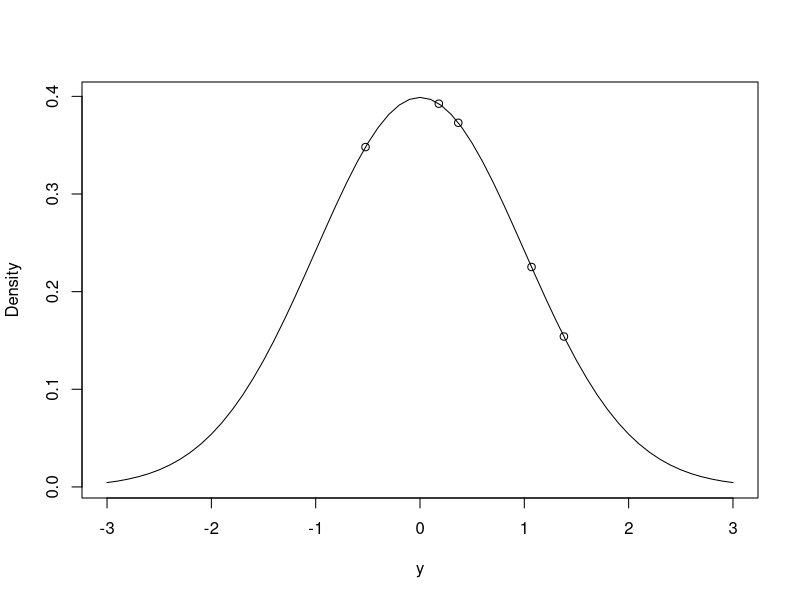
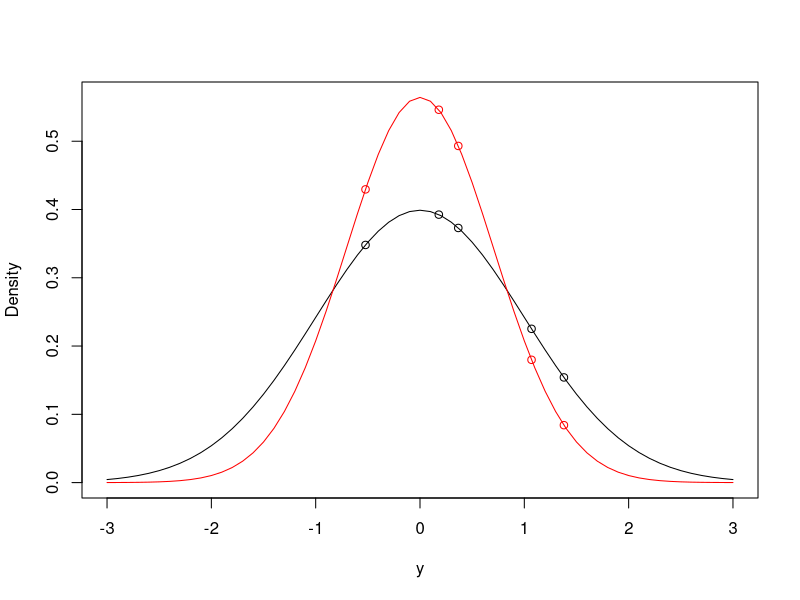
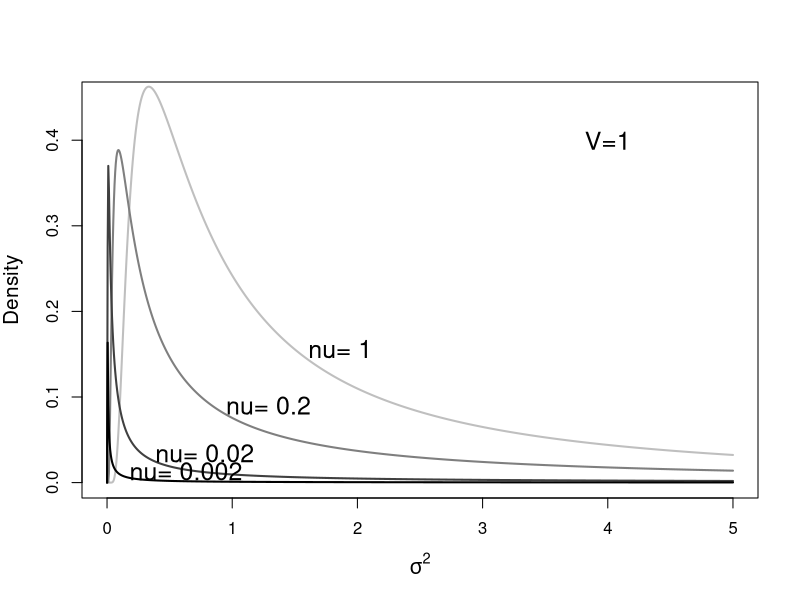

These charts were generated, in order, by the following R code: (Note: this script raises an error after producing the figures.)
## ---- chunk 1
Ndata<-data.frame(y=rnorm(5, mean=0, sd=sqrt(1)))
Ndata$y
## ---- chunk 2
possible.y<-seq(-3,3,0.1)                          # possible values of y
Probability<-dnorm(possible.y, mean=0, sd=sqrt(1)) # density of possible values 
plot(Probability~possible.y, type="l", ylab="Density", xlab="y")
Probability.y<-dnorm(Ndata$y, mean=0, sd=sqrt(1))  # density of actual values
points(Probability.y~Ndata$y)
## ---- chunk 3
prod(dnorm(Ndata$y, mean=0, sd=sqrt(1)))
## ---- chunk 4
prod(dnorm(Ndata$y, mean=0, sd=sqrt(0.5)))
## ---- chunk 5
pos.y<-seq(-3,3,0.1)
plot(dnorm(pos.y, mean=0, sd=sqrt(1))~pos.y, type="l", ylim=c(0,max(dnorm(0, mean=0, sd=sqrt(0.5)))), ylab="Density", xlab="y")
points(Ndata$y, dnorm(Ndata$y, mean=0, sd=sqrt(1)))
lines(dnorm(pos.y, mean=0, sd=sqrt(0.5))~pos.y, type="l", col="red")
points(Ndata$y, dnorm(Ndata$y, mean=0, sd=sqrt(0.5)), col="red")
## ---- chunk 6
loglik<-function(par, y){sum(dnorm(y, par[1], sqrt(par[2]), log=TRUE))}
mu<-seq(-2,2,length=100)
sigma2<-seq(0.0001,5,length=100)
L<-matrix(0,100,100)
P<-L
for(i in 1:100){
for(j in 1:100){
L[i,j]<-loglik(c(mu[i], sigma2[j]), Ndata$y)
}}
## ---- chunk 7
loglik<-function(par, y){sum(dnorm(y, par[1], sqrt(par[2]), log=TRUE))}
MLest<-optim(c(mean=0,var=1), fn=loglik, y=Ndata$y, control = list(fnscale = -1,reltol=1e-16))$par
## ---- chunk 8
MLest
## ---- chunk 9
m1a.1<-glm(y~1, data=Ndata)
summary(m1a.1)
## ---- chunk 10
MLest["var"]*(5/4)
## ---- chunk 11
xv<-seq(1e-16,5,length=1000)
plot(0, type="n", ylim=c(0,0.45), xlim=c(0,5), xlab=expression(sigma^2), ylab="Density", cex.lab=1.25)
nu<-c(1,0.2,0.02, 0.002)
V<-1
for(i in 1:4){
dv<-dgamma(1/xv, shape=nu[i]/2, rate=(nu[i]*V)/2)/(xv^2)
lines(dv~xv, type="l", col=paste("gray", 100-i*25), lwd=2)
text(xv[which.min(abs(log(dv)-log(0.1*xv))[-1])+1],dv[which.min(abs(log(dv)-log(0.1*xv))[-1])+1], paste("nu=", nu[i]), pos=4, cex=1.5)
}
text(4,0.4, "V=1", cex=1.5)
## ---- chunk 12
logprior<-function(par, priorR, priorB){
    dnorm(par[1], mean=priorB$mu, sd=sqrt(priorB$V), log=TRUE)+dgamma(1/par[2],shape=priorR$nu/2, rate=(priorR$nu*priorR$V)/2, log=TRUE)-2*log(par[2])  
}
## ---- chunk 13
prior<-list(R=list(V=1, nu=0.002), B=list(mu=0, V=1e+8))
## ---- chunk 14
loglikprior<-function(par, y, priorR, priorB){
loglik(par,y)+logprior(par,priorR,priorB)
}
## ---- chunk 15
P<-L
for(i in 1:100){
for(j in 1:100){
P[i,j]<-loglikprior(c(mu[i], sigma2[j]), Ndata$y, prior$R, prior$B)
}}
## ---- chunk 16
Best<-optim(c(mean=0,var=1), fn=loglikprior, y=Ndata$y, priorR=prior$R, priorB=prior$B, method="L-BFGS-B", lower=c(-1e+5, 1e-5), upper=c(1e+5,1e+5), control = list(fnscale = -1, factr=1e-16))$par
Best
## ---- chunk 17
m1a.2<-MCMCglmm(y~1, data=Ndata, prior=prior, thin=1, verbose=FALSE)
## ---- chunk 18
nb<-names(Best)
names(Best)<-NULL
## ---- chunk 19
exp(loglikprior(Best, Ndata$y, prior$R, prior$B)-loglikprior(c(0,1), Ndata$y, prior$R, prior$B))
## ---- chunk 20
names(Best)<-nb
## ---- chunk 21
prop.table(table(m1a.2$Sol>-2 & m1a.2$Sol<2 & m1a.2$VCV<5))
## ---- chunk 22
P.new<-L
mu.new<-seq(Best[1]-1, Best[1]+1, length=100)
sigma2.new<-seq(max(Best[2]-1,0.00001), Best[2]+1, length=100)
for(i in 1:100){
for(j in 1:100){
P.new[i,j]<-loglikprior(c(mu.new[i], sigma2.new[j]), Ndata$y, prior$R, prior$B)
}}
## ---- chunk 23
P.new2<-L
mu.new<-seq(Best[1]-1, Best[1]+1, length=100)
sigma2.new2<-seq(1, Best[2]+2, length=100)
for(i in 1:100){
for(j in 1:100){
P.new2[i,j]<-loglikprior(c(mu.new[i], sigma2.new2[j]), Ndata$y, prior$R, prior$B)
}}
## ---- chunk 24
autocorr(m1a.2$Sol)
autocorr(m1a.2$VCV)
## ---- chunk 25
plot(m1a.2$Sol)
## ---- chunk 26
plot(log(m1a.2$VCV))
## ---- chunk 27
prior.m1a.3<-list(R=list(V=1, nu=0))
m1a.3<-MCMCglmm(y~1, data=Ndata, thin=1, prior=prior.m1a.3, verbose=FALSE)
kda.3<-kde2d(m1a.3$Sol, log(m1a.3$VCV), lims=c(-2,2,log(0.1),log(5)), n=50)
kda.3$y<-exp(kda.3$y)
## ---- chunk 28
prior.m1a.4<-list(R=list(V=1e-16, nu=-2))
m1a.4<-MCMCglmm(y~1, data=Ndata, thin=1, prior=prior.m1a.4, verbose=FALSE)
kda.4<-kde2d(m1a.4$Sol, log(m1a.4$VCV), lims=c(-2,2,log(0.1),log(5)), n=50)
kda.4$y<-exp(kda.4$y)
